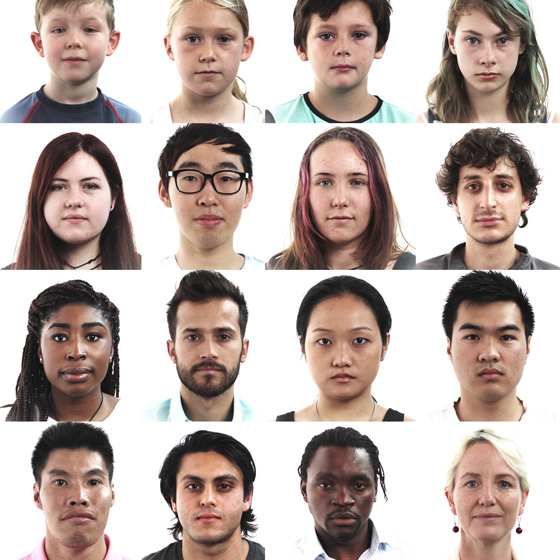
#> input picture faces.jpg, 560 x 560 px
$ jupyter execute Face_detection.ipynb
#> lines starting #> are read from the running program, lines starting #| are printed output that depends on the picture
<a href="https://colab.research.google.com/github/akash-agarwal96/Face-Detection/blob/master/Face_detection.ipynb" target="_parent"></a>

**Face Detection using CV2**

[cell 1]
import cv2
import matplotlib.pyplot as plt

Importing Image

[cell 2]
img = cv2.imread('faces.jpg')
#> img is the input picture: shape (560, 560, 3); mean B, G, R 170.8, 176.8, 191.6
img.shape
#> Out = (560, 560, 3)

Displaying image (default in BGR format)

[cell 3]
plt.imshow(img)
plt.show()

Converting BGR color image into RGB color image

[cell 4]
img = cv2.cvtColor(img,cv2.COLOR_BGR2RGB)
plt.imshow(img)
plt.show()

Increasing the size of the image

[cell 5]
plt.figure(figsize=(8,8))
plt.imshow(img)
plt.show()

Using haarcascades face xml file to detect the face coordinates

[cell 6]
face_xml ='face.xml'
face_cascade = cv2.CascadeClassifier(face_xml)

Scaling the image ( Eg: [x,y,height,weight] )

[cell 7]
faces = face_cascade.detectMultiScale(img)
#> faces = 16 rows, first 6: [36, 155, 81, 81], [302, 4, 83, 83], [443, 9, 86, 86], [296, 147, 88, 88], [34, 445, 92, 92], [37, 2, 75, 75]
faces
#> Out has the same summary as faces

[cell 8]
len(faces)
#> Out = 16

Drawing the rectangle on the detected faces

[cell 9]
###Draw the Rectangle
##cv2.rectangle(imge(x,y),(x+w),(y+h),(0,255,0),3)

Using Loop to detech all the faces on the image

[cell 10]
for x,y,w,h in faces:
  cv2.rectangle(img,(x,y),(x+w,y+h),(255,0,0),3)
#> this loop made 16 passes
#> (x, y, w, h) on passes 1 to 12: (36, 155, 81, 81), (302, 4, 83, 83), (443, 9, 86, 86), (296, 147, 88, 88), (34, 445, 92, 92), (37, 2, 75, 75), (165, 7, 86, 86), (443, 152, 91, 91), (443, 299, 93, 93), (164, 302, 89, 89), (31, 300, 92, 92), (163, 449, 91, 91)
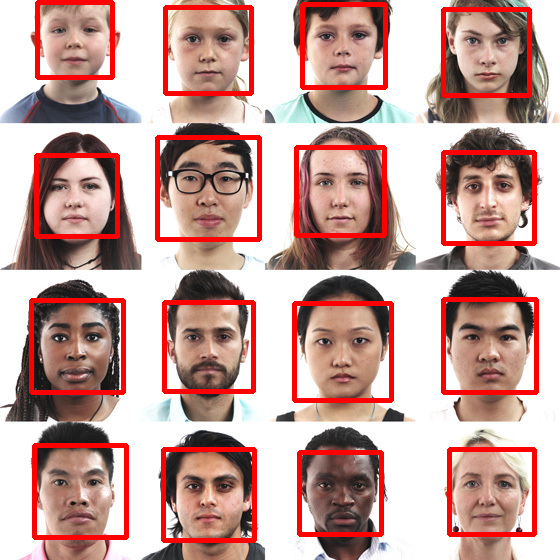
#> img: shape (560, 560, 3); mean R, G, B 199.1, 162.5, 157

Displaying the detected faces

[cell 11]
plt.figure(figsize=(8,8))
plt.imshow(img)
plt.show()

**Detecting Eyes inside the faces**

[cell 12]
img = cv2.imread('faces.jpg')
img = cv2.cvtColor(img,cv2.COLOR_BGR2RGB)
face_xml = 'face.xml'
eye_xml = 'eye.xml'
face_cascade = cv2.CascadeClassifier(face_xml)
eye_cascade = cv2.CascadeClassifier(eye_xml)
faces = face_cascade.detectMultiScale(img)
for x,y,w,h in faces:
  cv2.rectangle(img,(x,y),(x+w,y+h),(255,0,0),3)
  one_face = img[y:y+h,x:x+w]   # roi - region of interest
  eyes = eye_cascade.detectMultiScale(one_face,1.3)
  for ex,ey,ew,eh in eyes:
    cv2.rectangle(one_face,(ex,ey),(ex+ew,ey+eh),(0,255,0),2)
#> this loop made 16 passes
#> (x, y, w, h, eyes) on passes 1 to 12: (36, 155, 81, 81, [[13, 21, 22, 22], [42, 21, 22, 22]]), (302, 4, 83, 83, [[11, 21, 24, 24]]), (443, 9, 86, 86, [[17, 21, 22, 22], [47, 22, 21, 21]]), (296, 147, 88, 88, [[17, 24, 24, 24], [49, 25, 21, 21]]), (34, 445, 92, 92, [[14, 26, 23, 23], [49, 27, 22, 22]]), (37, 2, 75, 75, [[10, 17, 23, 23]]), (165, 7, 86, 86, [[15, 19, 27, 27], [46, 20, 25, 25]]), (443, 152, 91, 91, [[19, 23, 23, 23], [48, 22, 23, 23]]), (443, 299, 93, 93, [[19, 28, 21, 21], [52, 28, 22, 22]]), (164, 302, 89, 89, [[18, 25, 22, 22], [49, 26, 20, 20]]), (31, 300, 92, 92, [[52, 26, 22, 22], [17, 25, 25, 25]]), (163, 449, 91, 91, [[17, 25, 24, 24], [48, 22, 26, 26]])
#> (x, y, w, h) on pass 16: (157, 137, 102, 102)
#> pass 1, `one_face = img[y:y+h,x:x+w]`:
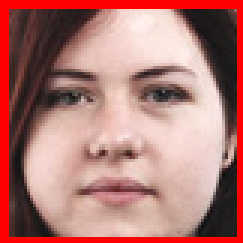
#> one_face: shape (81, 81, 3) (shown 3 times larger); mean R, G, B 176.8, 120.4, 115
#> after the loop:
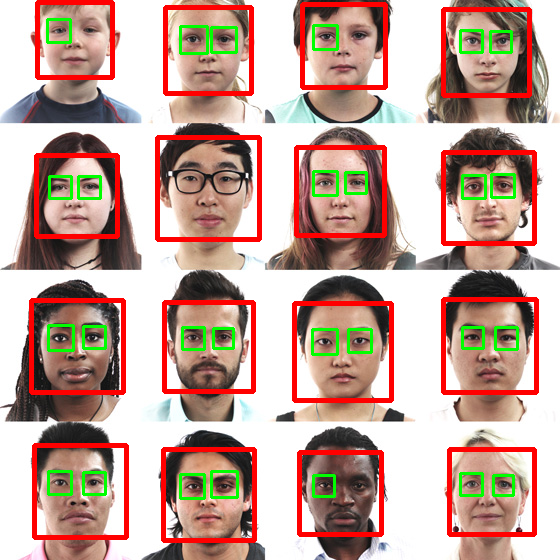
#> img: shape (560, 560, 3); mean R, G, B 194.7, 164.9, 153.8
#> after the loop:
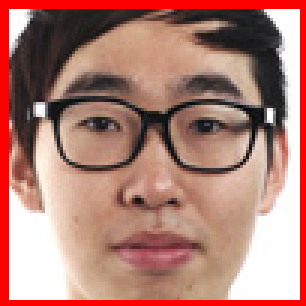
#> one_face: shape (102, 102, 3) (shown 3 times larger); mean R, G, B 175.8, 127.1, 116.7
plt.figure(figsize=(8,8))
plt.imshow(img)
plt.show()

Detected the persons eyes with green square box near the eyes (Accuracy is 90-92% for the eye detection due to dark color,minimized eyes)

**Detecting smiles on faces**

[cell 13]
img = cv2.imread('smiles.jpg')
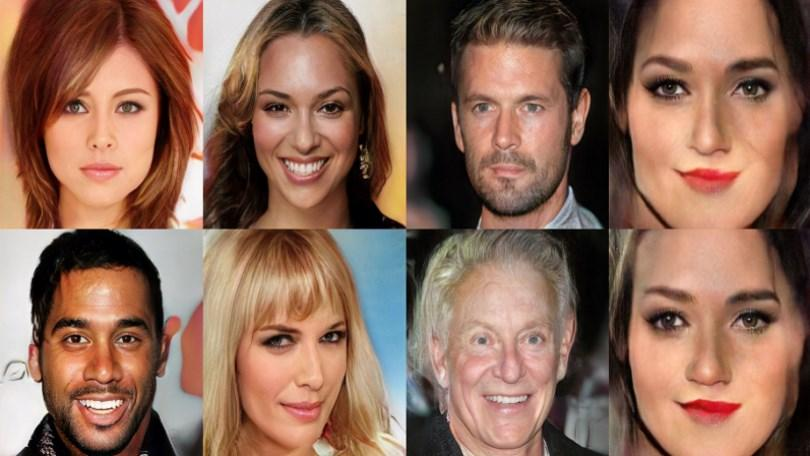
#> input picture smiles.jpg, 810 x 456 px
#> img is the input picture: shape (456, 810, 3); mean B, G, R 89.1, 106.4, 141.9
img = cv2.cvtColor(img,cv2.COLOR_BGR2RGB)
face_xml = 'face.xml'
smile_xml = 'smile.xml'
face_cascade = cv2.CascadeClassifier(face_xml)
smile_cascade = cv2.CascadeClassifier(smile_xml)
faces = face_cascade.detectMultiScale(img,1.2)
#> faces = [[438, 54, 137, 137], [234, 54, 138, 138], [30, 57, 145, 145], [440, 286, 141, 141], [25, 277, 153, 153], [616, 21, 183, 183], [224, 286, 155, 155], [610, 245, 191, 191]]
for x,y,w,h in faces:
  cv2.rectangle(img,(x,y),(x+w,y+h),(255,0,0),3)
  one_face = img[y:y+h,x:x+w]   # roi - region of interest
  smiles = smile_cascade.detectMultiScale(one_face,1.4,15)
  for ex,ey,ew,eh in smiles:
    cv2.rectangle(one_face,(ex,ey),(ex+ew,ey+eh),(0,255,0),2)
#> this loop made 8 passes
#> (x, y, w, h, smiles) on passes 2, 4, 5, 6, 7, 8: (234, 54, 138, 138, [[35, 91, 71, 35]]), (440, 286, 141, 141, [[44, 101, 50, 25], [17, 82, 99, 49]]), (25, 277, 153, 153, [[28, 99, 99, 49]]), (616, 21, 183, 183, [[46, 127, 99, 49]]), (224, 286, 155, 155, [[33, 93, 99, 49]]), (610, 245, 191, 191, [[53, 134, 99, 49]])
#> pass 1, `one_face = img[y:y+h,x:x+w]`:
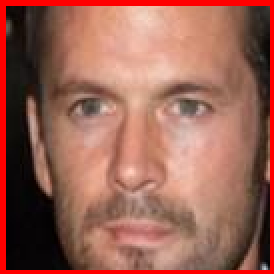
#> one_face: shape (137, 137, 3) (shown 2 times larger); mean R, G, B 154.8, 98.4, 84.3
#> pass 2, `one_face = img[y:y+h,x:x+w]`:
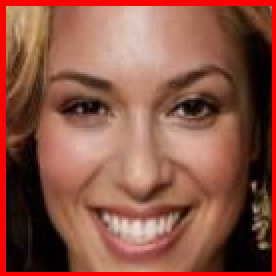
#> one_face: shape (138, 138, 3) (shown 2 times larger); mean R, G, B 140.7, 84.9, 69.1
#> pass 3, `one_face = img[y:y+h,x:x+w]`:
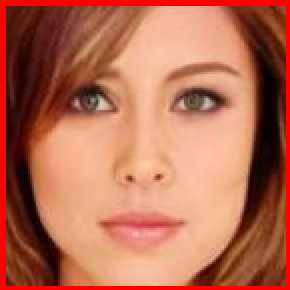
#> one_face: shape (145, 145, 3) (shown 2 times larger); mean R, G, B 182.3, 107.7, 82.8
#> after the loop:
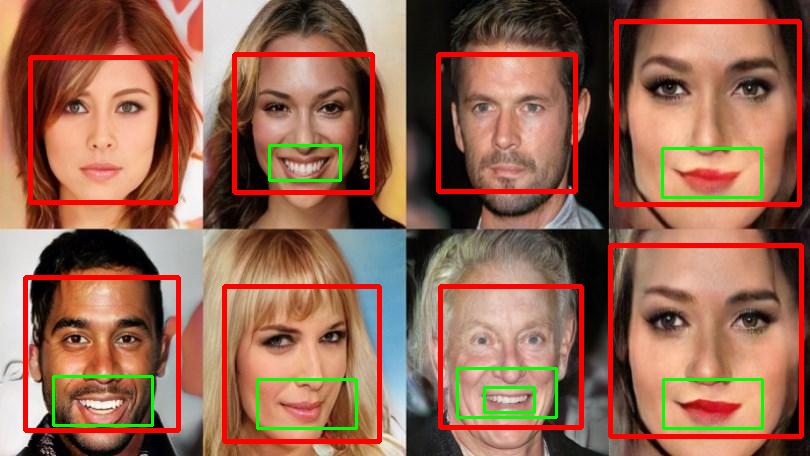
#> img: shape (456, 810, 3); mean R, G, B 148, 102, 82.3
#> after the loop:
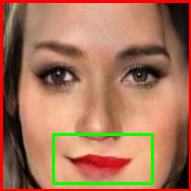
#> one_face: shape (191, 191, 3); mean R, G, B 169, 116.3, 89.6
plt.figure(figsize=(8,8))
plt.imshow(img)
plt.show()
